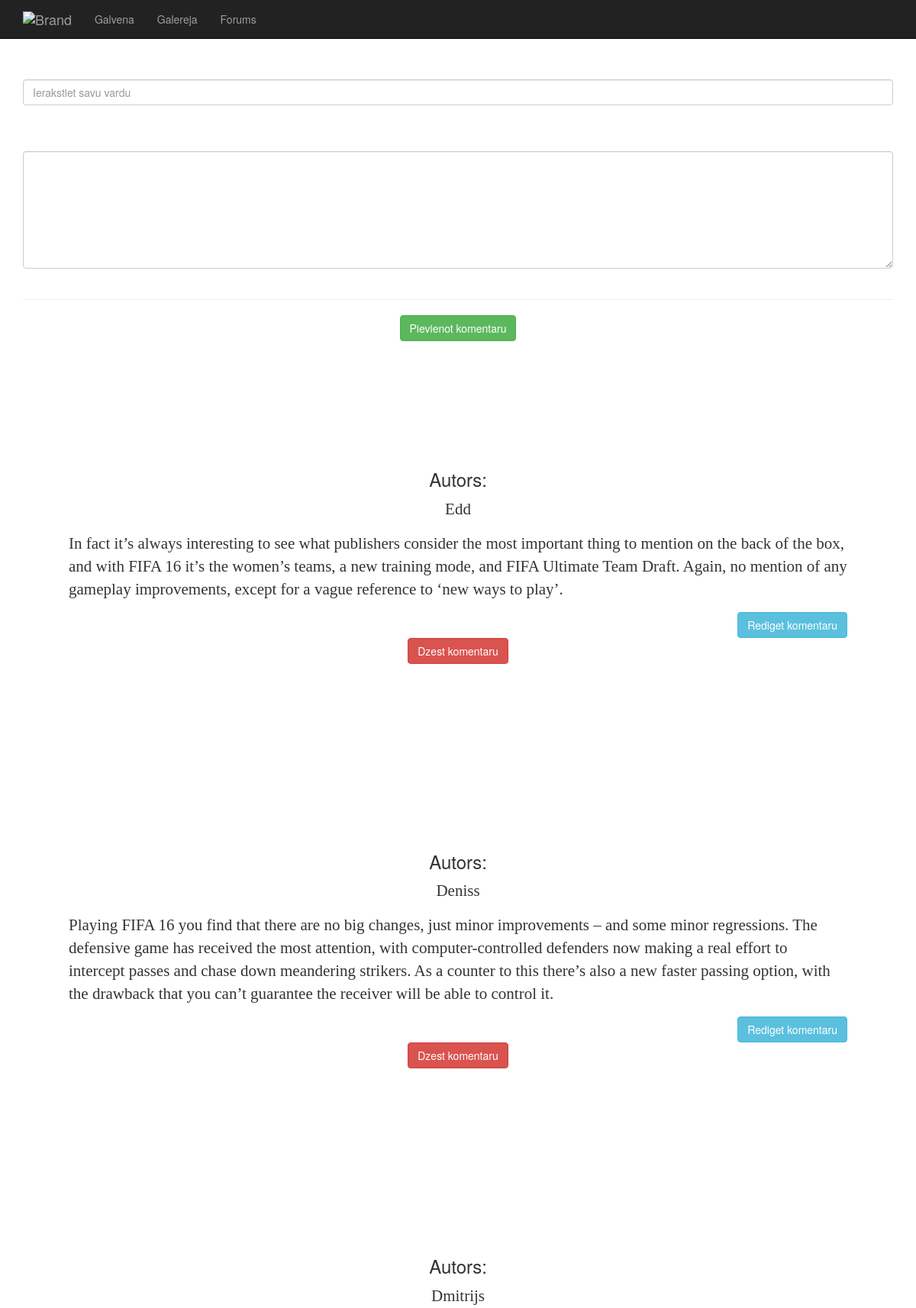
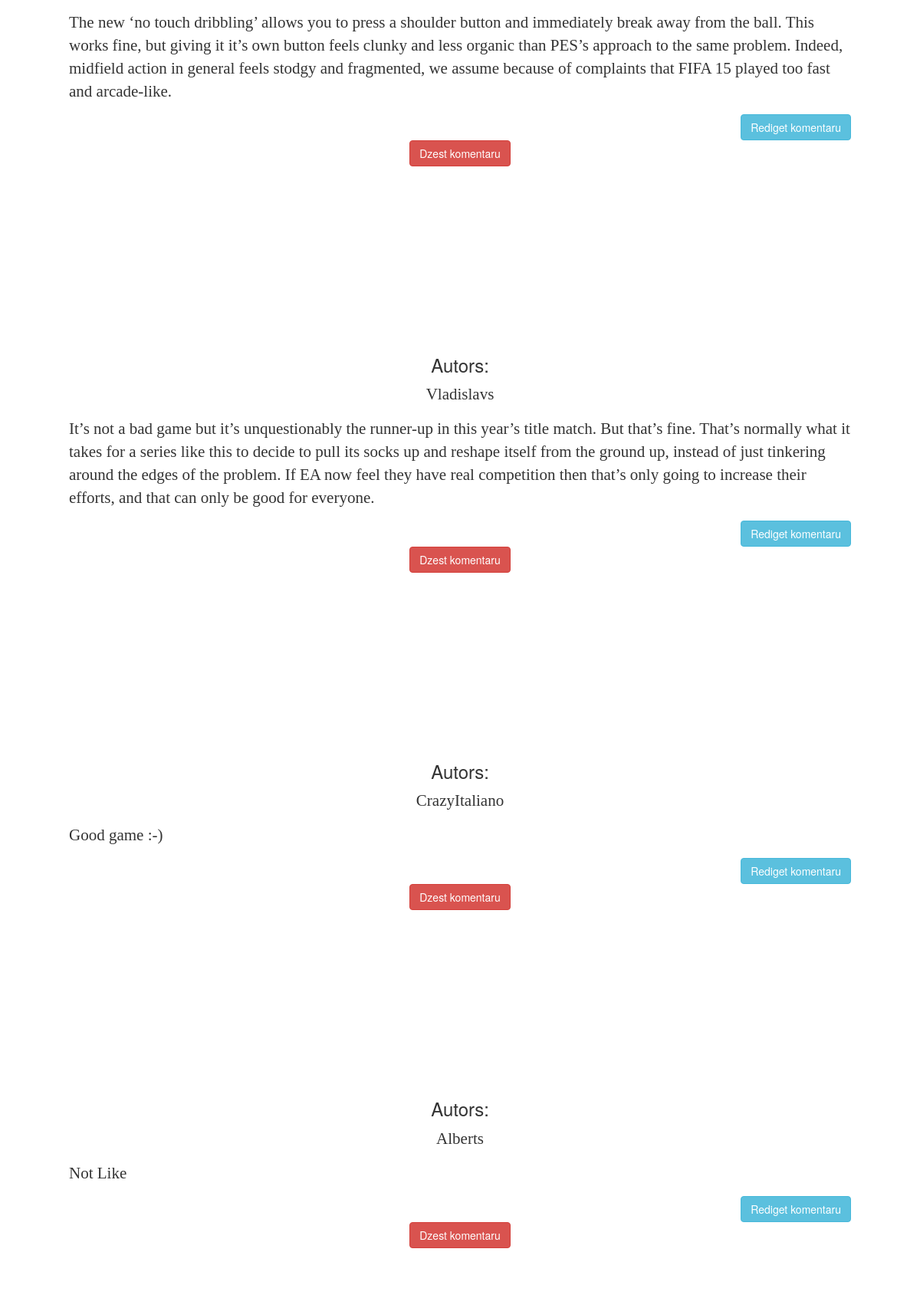
The app's page /index.php/welcome/articles with its own data (2 pictures, top to bottom).
### tables this page shows
CREATE TABLE IF NOT EXISTS `articles` (
  `id` int(11) NOT NULL AUTO_INCREMENT,
  `title` varchar(50) NOT NULL,
  `text` text NOT NULL,
  PRIMARY KEY (`id`)
);

### application/controllers/Welcome.php (called while the page is built, shortened)
<?php
class Welcome extends CI_Controller
{
	function articles()
	{
		$this->load->model('articles_model');
		$data['articles'] = $this->articles_model->get_articles();
		$this->load->view('articles_view', $data);
	}
	}

### index.php (called while the page is built, shortened)
<?php
require_once BASEPATH.'core/CodeIgniter.php';

### application/models/articles_model.php (called while the page is built, shortened)
<?php
class Articles_model extends CI_Model {
    function get_articles(){
        $query = $this->db->get('articles');
        return $query->result_array();
    }
 }

### application/views/articles_view.php (the view, shortened to what this page needs)
<!DOCTYPE html>
<html>
<head>
    <link rel="stylesheet" href="http://maxcdn.bootstrapcdn.com/bootstrap/3.3.5/css/bootstrap.min.css">
    <link href="css/bootstrap.css" rel="stylesheet">
    <link href="css/style.css" rel="stylesheet">
</head>
<body>
<nav class="navbar navbar-inverse navbar-fixed-top">
    <div class="container">
        <div class="navbar-header">
            <a class="navbar-brand logo" href="http://localhost/fifa/index.php/welcome/">
                <img alt="Brand" src="http://www.fifa-16-generator.com/img/logo-fifa16-fr-WHITE.png">
            </a>
        </div>
        <div id="navbar" class="navbar-collapse collapse">
            <ul class="nav navbar-nav">
                <li ><a href="http://localhost/fifa/index.php">Galvena</a></li>
                <li><a href="http://localhost/fifa/index.php/welcome/gallery">Galereja</a></li>
                <li><a href="http://localhost/fifa/index.php/welcome/articles">Forums</a></li>
            </ul>
        </div>
    </div>
</nav>
<h2> Pievienot komentaru:</h2>
<div class="container">
<form method="post" action="http://localhost/fifa/index.php/welcome/comment_insert" align="center">
<div >
    <label for="nos" class="autors">Autors:</label>
    <input type="nos" class="form-control" id="email" name= "title" align="center" placeholder="Ierakstiet savu vardu" required> </br>
</div>
<div  >
    <label for="comment" class="autors">Kommentars:</label> </br>
    <textarea class="form-control" rows="7" id="comment" name= "text" align="center" required></textarea> </br>
</div>
<hr>
    <button type="submit" class="btn btn-success">Pievienot komentaru</button>
</form>
</div>
<div class="otstup">
<?php foreach ($articles as $item):?>
<div class="container fon">
    <div class="jumbotron">
<h3  align = "center">Autors: </h3>
<p align = center> <?= $item['title']; ?></p>
<p align = center><p><?= $item['text'];  ?></p>
<form method="get" action="update_comment" align="right">
 <button type="submit" class="btn btn-info">Rediget komentaru</button>
    </form>
<form method="post" action="delete_comment" align="center">
    <button type="submit" class="btn btn-danger">Dzest komentaru</button>
    </form>
</div>
  </div>
</div>
<?php endforeach;?>
</body>
</html>

### css/style.css (style rules this page uses)
body { background: url("http://blogs.bmj.com/bjsm/files/2014/08/football-on-the-stadium-4565.jpg"); padding: 0px; margin: 0px; height: 1000px; width: 100%; }
.logo { padding: 0px; }
.logo img { max-height: 50px; }
.fon { background-color: rgba(255, 255, 255, 0.5); margin-top: 100px; }

### records on screen
articles: title "Edd", text "In fact it’s always interesting to see what publishers consider the most important thing to mention on the back of the box, and with FIFA 16 it’s the women’s teams, a new training mode, and FIFA Ultimate Team Draft. Again, no mention of any gameplay improvements, except for a vague reference to ‘new ways to play’."
articles: title "Deniss", text "Playing FIFA 16 you find that there are no big changes, just minor improvements – and some minor regressions. The defensive game has received the most attention, with computer-controlled defenders now making a real effort to intercept passes and chase down meandering strikers. As a counter to this there’s also a new faster passing option, with the drawback that you can’t guarantee the receiver will be able to control it."
articles: title "Dmitrijs", text "The new ‘no touch dribbling’ allows you to press a shoulder button and immediately break away from the ball. This works fine, but giving it it’s own button feels clunky and less organic than PES’s approach to the same problem. Indeed, midfield action in general feels stodgy and fragmented, we assume because of complaints that FIFA 15 played too fast and arcade-like."
articles: title "Vladislavs", text "It’s not a bad game but it’s unquestionably the runner-up in this year’s title match. But that’s fine. That’s normally what it takes for a series like this to decide to pull its socks up and reshape itself from the ground up, instead of just tinkering around the edges of the problem. If EA now feel they have real competition then that’s only going to increase their efforts, and that can only be good for everyone."
articles: title "CrazyItaliano", text "Good game :-)"
articles: title "Alberts", text "Not Like"
